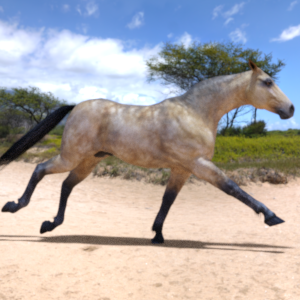
#> input picture Chapter1/images/horse38-0.png, 300 x 300 px; its folder holds 4 pictures in this run
$ python pca1.py   (older library calls are emulated)
#> lines starting #> are read from the running program, lines starting #| are printed output that depends on the picture
### Chapter1/imtools.py
import os
from PIL import Image
from numpy import  uint8, sqrt
from numpy import *
from pylab import *

# Hàm trả lại một list các link file
def get_imlist(path):
    return [os.path.join(path, file) for file in os.listdir(path) if (file.endswith('.jpg') or file.endswith('.png'))]

# Hàm thay đổi kích thước ảnh
# [36 lines left out: functions imresize, histeq, compute_average, not called in this run]

# Tính PCA
def pca(X):
    """ Principal Component Analysis
    input: X, matrix with training data stored as flattened arrays in rows
    return: projection matrix (with important dimensions first), variance and mean.
    """
    # get dimensions
    num_data, dim = X.shape
    # print(num_data, dim)
    # center data
    mean_X = X.mean(axis=0)
    X = X - mean_X

    if dim > num_data:
        # PCA - compact trick used
        M = dot(X, X.T) # covariance matrix
        e, EV = linalg.eigh(M) # eigenvalues and eigenvectors
        tmp = dot(X.T, EV).T # this is the compact trick
        V = tmp[: :-1] # reverse since last eigenvectors are the ones we want
        print('V', V.shape[1])
        S = sqrt(e)[: :-1] # reverse since eigenvalues are in increasing order

        for i in range(V.shape[1]):
            V[:, i] /= S
    else:
        # PCA - SVD used
        U, S, V = linalg.svd(X)
        V = V[:num_data] # only makes sense to return the first num_data
    # return the projection matrix, the variance and the mean
    return V, S, mean_X

# [27 lines left out: function plot_2D_boundary, not called in this run]

### Chapter1/pca1.py
from PIL import Image
from numpy import *
from pylab import *
from imtools import get_imlist, pca

imlist = get_imlist('images')
print(imlist)
im = array(Image.open(imlist[0]).convert('L')) # open one image to get size
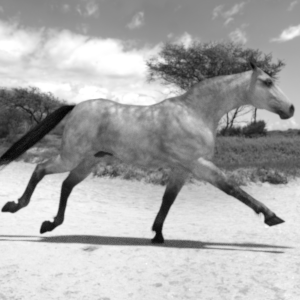
#> im: shape (300, 300); min 4, max 255, mean 169.8
m, n = im.shape[0:2] # get the size of the images
#> m = 300; n = 300
imnbr = len(imlist) # get the number of images

# create matrix to store all flattened images
immatrix = array([array(Image.open(im).convert('L')).flatten() for im in imlist], 'f')
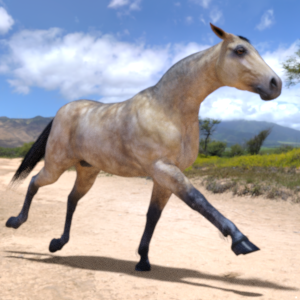
#> input picture Chapter1/images/horse38-1.png, 300 x 300 px
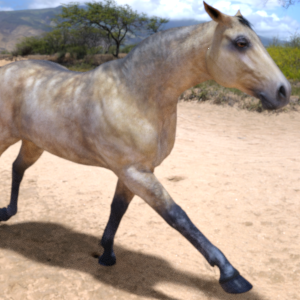
#> input picture Chapter1/images/horse38-2.png, 300 x 300 px
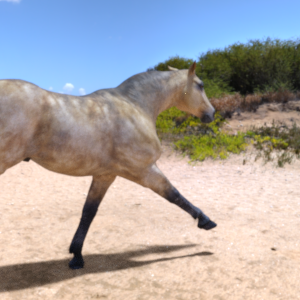
#> input picture Chapter1/images/horse38-3.png, 300 x 300 px
# perform PCA
V, S, immean = pca(immatrix)
#> in pca, `M = dot(X, X.T)`: M = [[181350208, -4247948.5, -132028912, -45073452], [-4247948.5, 177031744, -106096376, -66687568], [-132028912, -106096376, 281187456, -43062448], [-45073452, -66687568, -43062448, 154823424]]
#> in pca, `e, EV = linalg.eigh(M)`: e = [-144.3, 172147232, 215954736, 406291008]; EV = [[-0.5, -0.721, -0.0944, -0.471], [-0.5, 0.514, 0.588, -0.374], [-0.5, -0.209, 0.265, 0.798], [-0.5, 0.415, -0.758, 0.047]]
#| V 90000
#> in pca, `S = sqrt(e)[: :-1]`: S = [20156.7, 14695.4, 13120.5, nan]
#> S = [20156.7, 14695.4, 13120.5, nan]
# show some images (mean and 7 first modes)
figure()
gray()
subplot(2, 4, 1)
imshow(immean.reshape(m, n)) # Chuyển lại hình ảnh từ dạng flatten
for i in range(7):
    subplot(2, 4, i+2)
#> (the run stopped early here; a loop or call above may not have finished)
